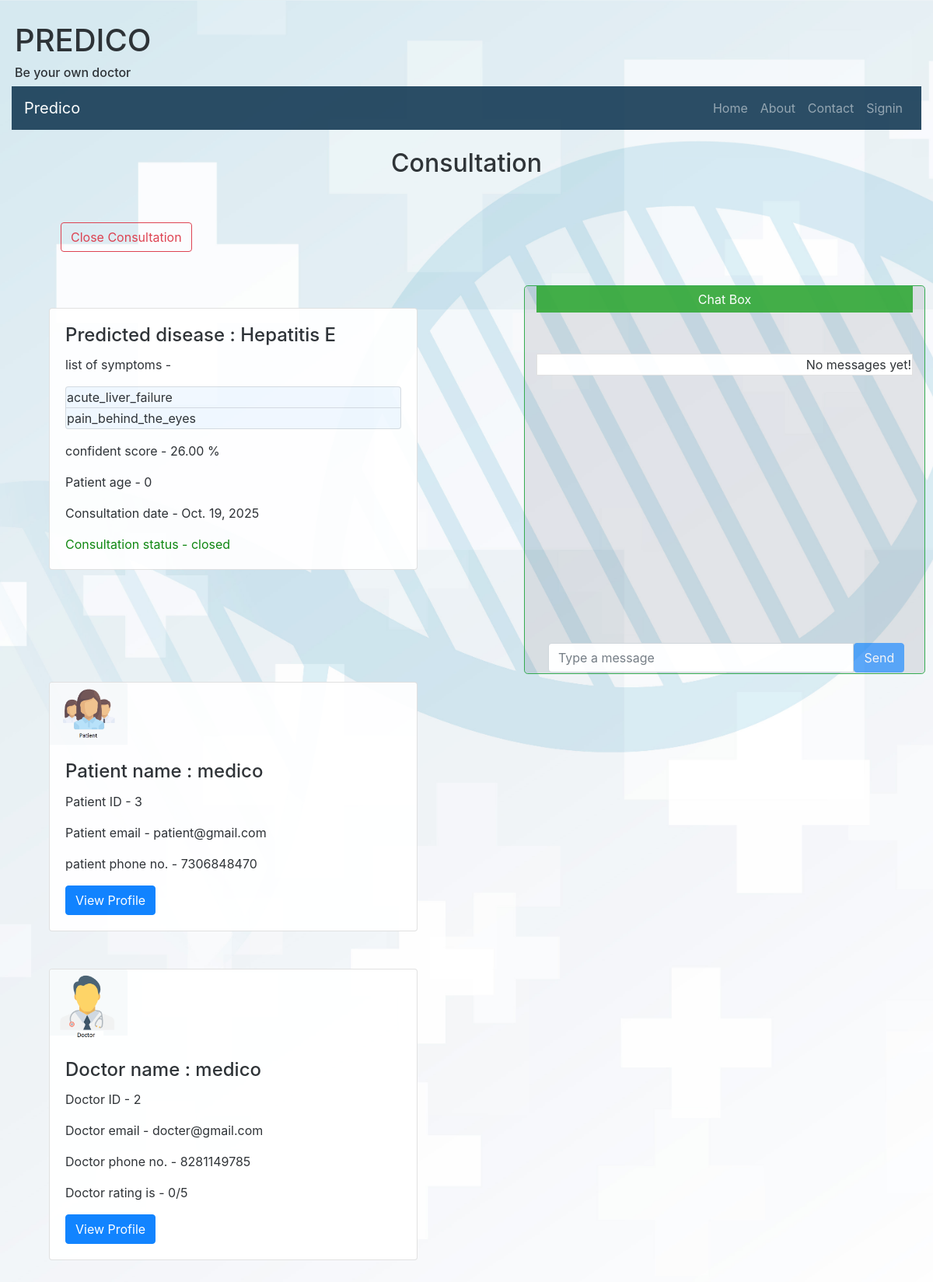
The app's page /consultationview/1 with its own data.
### main_app/models.py (models this page shows)
class consultation(models.Model):
    patient = models.ForeignKey(patient ,null=True, on_delete=models.SET_NULL)
    doctor = models.ForeignKey(doctor ,null=True, on_delete=models.SET_NULL)
    diseaseinfo = models.OneToOneField(diseaseinfo, null=True, on_delete=models.SET_NULL)
    consultation_date = models.DateField()
    messages = models.JSONField(blank=True, default=list)
    status = models.CharField(max_length = 20)

class diseaseinfo(models.Model):
    patient = models.ForeignKey(patient , null=True, on_delete=models.SET_NULL)
    diseasename = models.CharField(max_length = 200)
    no_of_symp = models.IntegerField()
    symptomsname = models.JSONField()
    confidence = models.DecimalField(max_digits=5, decimal_places=2)
    consultdoctor = models.CharField(max_length = 200)

class patient(models.Model):
    user = models.OneToOneField(User, on_delete=models.CASCADE, primary_key=True)
    is_patient = models.BooleanField(default=True)
    is_doctor = models.BooleanField(default=False)
    name = models.CharField(max_length = 50)
    dob = models.DateField()
    address = models.CharField(max_length = 100)
    mobile_no = models.CharField(max_length = 15)
    gender = models.CharField(max_length = 10)
    @property
    def age(self):
        today = date.today()
        db = self.dob
        age = today.year - db.year
        if today.month < db.month or today.month == db.month and today.day < db.day:
            age -= 1
        return age

class doctor(models.Model):
    user = models.OneToOneField(User, on_delete=models.CASCADE, primary_key=True)
    is_patient = models.BooleanField(default=False)
    is_doctor = models.BooleanField(default=True)
    name = models.CharField(max_length = 50)
    dob = models.DateField()
    address = models.CharField(max_length = 100)
    mobile_no = models.CharField(max_length = 15)
    gender = models.CharField(max_length = 10)
    registration_no = models.CharField(max_length = 20)
    year_of_registration = models.DateField()
    qualification = models.CharField(max_length = 20)
    State_Medical_Council = models.CharField(max_length = 30)
    specialization = models.CharField(max_length = 30)
    rating = models.IntegerField(default=0)

### main_app/views.py (the view)
# urls.py: path('consultationview/<int:consultation_id>', views.consultationview , name='consultationview'),
def  consultationview(request,consultation_id):
    if request.method == 'GET':
      request.session['consultation_id'] = consultation_id
      consultation_obj = consultation.objects.get(id=consultation_id)
      return render(request,'consultation/consultation.html', {"consultation":consultation_obj })

### templates/consultation/consultation.html (shortened to what this page needs)
{% extends "basic.html" %}
{% load static %}
{% block body %}
<br><center><h2> Consultation</h2>
</center>
<br>
<div class="row">
<div class="col" >
  <div class="container mt-4 ml-5 mr-5">
          <button type="button" class="btn btn-outline-danger mb-4" data-toggle="collapse" data-target="#demo2">Close Consultation</button>
  </div>
    <div class="card mt-5 ml-5 mr-5 mb-5">
        <div class="card-body">
          <h4 class="card-title">Predicted disease : {{consultation.diseaseinfo.diseasename}}</h4>
          <p class="card-text">list of symptoms -
              <ul class="list-group" >
                {% for i in consultation.diseaseinfo.symptomsname %}
                <li class="list-group-item" style="background-color:aliceblue">{{i}}</li>
                {% endfor %}
              </ul>
          </p>
          <p class="card-text">confident score - {{consultation.diseaseinfo.confidence}} %</p>
          <p class="card-text">Patient age - {{consultation.patient.age}}</p>
          <p class="card-text">Consultation date - {{consultation.consultation_date}}</p>
          <p class="card-text" style="color: green;">Consultation status - {{consultation.status}}</p>
        </div>
    </div>
<br><br>
                            <div class="card mt-5 ml-5 mr-5 mb-5" >
                                <div class="text-center " style="width:100px">
                                    <img class="card-img-top " src="{% static 'homepage/patient.png' %}" alt="Card image" style="width:100%;">
                                </div>
                                <div class="card-body">
                                  <h4 class="card-title">Patient name : {{consultation.patient.name}}</h4>
                                  <p class="card-text">Patient ID - {{consultation.patient.user_id}}</p>
                                  <p class="card-text">Patient email - {{consultation.patient.user.email}}</p>
                                  <p class="card-text">patient phone no. - {{consultation.patient.mobile_no}}</p>
                                  <a href="{% url 'pviewprofile' consultation.patient.user.username %}" class="btn btn-primary">View Profile</a>
                                </div>
                            </div>
                                <div class="card mt-5 ml-5 mr-5 mb-5" >
                                        <div class="text-center " style="width:100px">
                                            <img class="card-img-top" src="{% static 'homepage/doctor.png' %}" alt="Card image" style="width:100%;">
                                        </div>
                                        <div class="card-body" style="display: inline-block;">
                                          <h4 class="card-title">Doctor name : {{consultation.doctor.name}}</h4>
                                          <p class="card-text">Doctor ID - {{consultation.doctor.user_id}}</p>
                                          <p class="card-text">Doctor email - {{consultation.doctor.user.email}}</p>
                                          <p class="card-text">Doctor phone no. - {{consultation.doctor.mobile_no}}</p>
                                          <p class="card-text">Doctor rating is - {{consultation.doctor.rating}}/5</p>
                                          <a href="{% url 'dviewprofile' consultation.doctor.user.username %}" class="btn btn-primary">View Profile</a>
                                        </div>
                                </div>
</div>
      <div class="col">
            <div class="container-fluid border border-success rounded-lg" id="chat_window" style="background-color: #1423301a !important;">
                                <div id="chat-body" class="panel panel-default">
                                    <center> <div class="panel-heading">Chat Box
                                             </div>  </center>
                                    <div id="msg-list-div" class="panel-body">
                                                <ul id="msg-list" class="list-group">
                                          {% include 'consultation/chat_body.html' %}
                                                </ul>
                                    </div>
                                    <br>
                                        <div id="chat-form" class="container-fluid">  {% csrf_token %}
                                            <div id="chat-bottom" class="input-group">
                                                <input type="text" id="chat-msg" name="chat-msg" class="form-control" placeholder="Type a message" />
                                            <div>
                                                    <input class="btn btn-primary" id="send" type="submit" value="Send"/>
                                        </div>
                                </div>
             </div>
</div>
</div>
{% endblock %}

### templates/basic.html (shortened to what this page needs)
﻿{% load static %}
<!doctype html>
<html lang="en">
  <head>
    <link rel="stylesheet" href="https://stackpath.bootstrapcdn.com/bootstrap/4.3.1/css/bootstrap.min.css">
    <link rel="stylesheet" href="{% static 'homepage/bootstrap/css/bootstrap.min.css' %}">
   <link rel="stylesheet" href="{% static 'homepage/bootstrap/css/bootstrap.min.css' %}">
   <link rel="stylesheet" href="{% static 'homepage/css.css' %}">
  </head>
  <body>
      <div class="container-fluid">
          <div class="page-header mt-1 mb-1 ml-1 ">
          <h1>PREDICO</h1>
          <h6>Be your own doctor </h6>
        </div>
          <nav class="navbar navbar-expand-lg navbar-dark" style="background-color: #1b405a;">
              <a class="navbar-brand" href="{% url 'home' %}">Predico </a>
              <div class="collapse navbar-collapse" id="navbarSupportedContent">
                  <ul class="navbar-nav ml-auto">
                      <li class="nav-item">
                          <a class="nav-link" href="{% url 'home' %}">Home</a>
                      </li>
                      <li class="nav-item">
                          <a class="nav-link" href="{% url 'home' %}">About</a>
                      </li>
                      <li class="nav-item">
                          <a class="nav-link" href="{% url 'home' %}">Contact</a>
                      </li>
                    {% if user.is_authenticated %}
                      {% if user.patient %}
                      <li class="nav-item ml-2">
                      <li class="nav-link" href="{% url 'patient_ui' %}" style="color: rgb(91, 252, 50);">Hello, {{user.patient.name}}</li>
                      </li>
                      <li class="nav-item ml-2">
                          <a class="nav-link" href="{% url 'patient_ui' %}">Profile</a>
                          </li>
                      {% endif %}
                      {% if user.doctor  %}
                      <li class="nav-item ml-2">
                        <li class="nav-link" href="{% url 'doctor_ui' %}" style="color: rgb(91, 252, 50);">Hello, Dr. {{user.doctor.name}}</li>
                        </li>
                        <li class="nav-item ml-2">
                            <a class="nav-link" href="{% url 'doctor_ui' %}">Profile</a>
                            </li>
                      {% endif %}
                      {% if user.is_superuser  %}
                      <li class="nav-item ml-2">
                        <li class="nav-link" href="{% url 'admin_ui' %}" style="color: rgb(91, 252, 50);">Admin: {{user.username}}</li>
                        </li>
                        <li class="nav-item ml-2">
                            <a class="nav-link" href="{% url 'admin_ui' %}">Profile</a>
                            </li>
                      {% endif %}
                      <li class="nav-item ml-2">
      <button class="btn btn-danger btn-xs" data-toggle="modal" data-target="#logout-modal" style="color: rgb(247, 190, 188);">Log out</button>
                      </li>
      <div class="modal fade" id="logout-modal" tabindex="-1" role="dialog" aria-hidden="true">
        <div class="modal-dialog modal-sm">
          <div class="modal-content">
            <div class="modal-header"><h4>Logout <i class="fa fa-lock"></i></h4></div>
            <div class="modal-body"><i class="fa fa-question-circle"></i><span style="color: rgb(42, 187, 6);">{{user.patient.name}}</span>, Are you sure you want to log-off?</div>
            <div class="modal-footer"><a href="{% url 'logout' %}" class="btn btn-primary btn-block">Logout</a></div>
          </div>
        </div>
      </div>
                      {% else %}
                      <li class="nav-item ml-">
                          <a class="nav-link" data-toggle="modal" data-target=".bd-example-modal-lg">Signin</a>
                      </li>
                      {% endif %}
                  </ul>
              </div>
          </nav>
  {% block body %}
  {% endblock %}
</div>
</body>
</html>

### templates/consultation/chat_body.html
﻿{% load static %}
{% for obj in chat %}
{% if obj.sender == request.user %}
<div class="outgoing_msgs">
    <div class="sent_msg">
        <span class="time_date"> {{ obj.created }} </span>
        <li class="text-right list-group-item">{{ obj.message }} </li>
    </div>
  </div>
{% else %}
<div class="incoming_msg">
    <div class="incoming_msg_img"> <img src="https://ptetutorials.com/images/user-profile.png" alt="Sender">
    </div>
    <div class="received_msg">
      <div class="received_withd_msg">
        <span class="time_date"> {{ obj.created }} </span>
        <li class="text-left list-group-item">{{ obj.message }}</li>
        <span class="time_date"> {{obj.sender}}</span>
      </div>
    </div>
</div>
{% endif %}
{% empty %}
<br><br>
<li class="text-right list-group-item">No messages yet!</li>
<br><br>
{% endfor %}

### templates/consultation/consultation.html (style rules this page uses)
#chat_window { position: fixed; max-height: 500px; bottom: 4%; top: 22%; right: 10px; max-width: 43%; min-width: 43%; }
#chat-form { position: absolute; bottom: 1px; float: bottom; width: 95%; }
.panel-heading { position: relative; background-color: #35a83b; padding: 5px; margin-bottom: 5px ; color: #fff; }
.panel-body { overflow-y: scroll; max-height:400px; width: auto; top: 10px; bottom: 20px; }
body { position: relative; box-shadow: 0px 0px 20px 0px rgb(219, 218, 218) !important; background-color: #5f94c21a !important; }
.list-group-item { display: block; padding: 1px !important; }
.container { max-width:1170px; margin:auto; }
img { max-width:100%; }

### records on screen
consultation: diseaseinfo.diseasename "Hepatitis E", diseaseinfo.confidence "26.00", patient.age "0", consultation_date "Oct. 19, 2025", status "closed", patient.name "medico", patient.user_id "3", patient.user.email "patient@gmail.com", patient.mobile_no "7306848470", doctor.name "medico", doctor.user_id "2", doctor.user.email "docter@gmail.com", doctor.mobile_no "8281149785", doctor.rating "0"

### other values on screen
{{ i }} "acute_liver_failure" "pain_behind_the_eyes"
